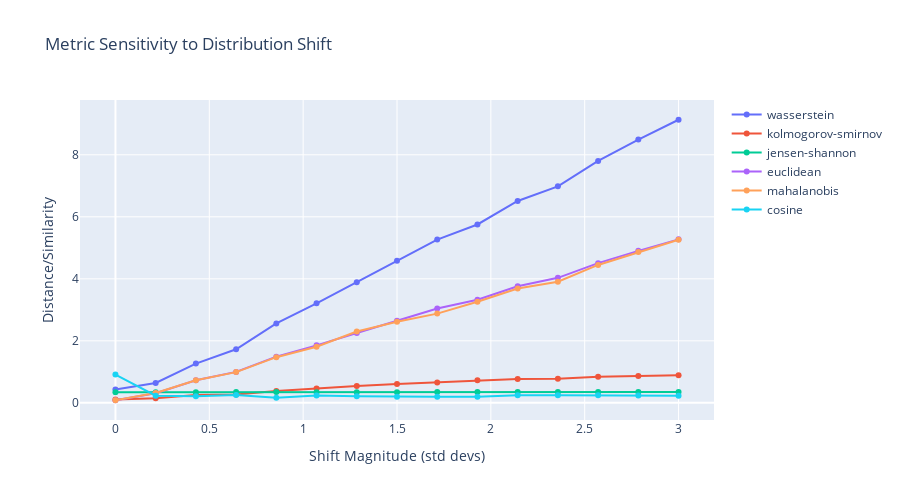

Notebook cell for this chart:
### Markdown cell above
### 2.1 Method Sensitivity Analysis

Test how each metric responds to increasing distribution shift.

### Code cell
# Vary shift magnitude
shifts = np.linspace(0, 3, 15)
p1_base = np.random.randn(200, 3)

sensitivity_results = {metric: [] for metric in metrics}

for shift in shifts:
    p2_shifted = np.random.randn(200, 3) + shift
    for metric in metrics:
        dist = compare_distributions(p1_base, p2_shifted, metric=metric)
        sensitivity_results[metric].append(dist)

# Plot sensitivity curves
fig = go.Figure()
for metric in metrics:
    fig.add_trace(go.Scatter(
        x=shifts, y=sensitivity_results[metric],
        mode='lines+markers', name=metric
    ))

fig.update_layout(
    title="Metric Sensitivity to Distribution Shift",
    xaxis_title="Shift Magnitude (std devs)",
    yaxis_title="Distance/Similarity",
    height=500
)
fig.show()

print("\nKey Observations:")
print("- Wasserstein: Linear response to shift (good for quantifying displacement)")
print("- K-S: Saturates quickly (good for detecting any difference)")
print("- Euclidean: Simple linear response (centroid distance)")
print("- Mahalanobis: Accounts for variance (more stable)")
print("- Cosine: Relatively stable (direction-based)")

### Figure 1 — Plotly figure (JSON) as saved in the notebook; plotly's stock layout.template omitted (floating-point values rounded to 4 significant figures)
{"data": [{"mode": "lines+markers", "name": "wasserstein", "type": "scatter", "x": [0.0, 0.2143, 0.4286, 0.6429, 0.8571, 1.071, 1.286, 1.5, 1.714, 1.929, 2.143, 2.357, 2.571, 2.786, 3.0], "y": [0.4312, 0.6395, 1.267, 1.729, 2.561, 3.211, 3.893, 4.579, 5.266, 5.753, 6.511, 6.984, 7.803, 8.491, 9.131]}, {"mode": "lines+markers", "name": "kolmogorov-smirnov", "type": "scatter", "x": [0.0, 0.2143, 0.4286, 0.6429, 0.8571, 1.071, 1.286, 1.5, 1.714, 1.929, 2.143, 2.357, 2.571, 2.786, 3.0], "y": [0.105, 0.15, 0.255, 0.265, 0.38, 0.465, 0.545, 0.605, 0.655, 0.725, 0.77, 0.78, 0.84, 0.865, 0.89]}, {"mode": "lines+markers", "name": "jensen-shannon", "type": "scatter", "x": [0.0, 0.2143, 0.4286, 0.6429, 0.8571, 1.071, 1.286, 1.5, 1.714, 1.929, 2.143, 2.357, 2.571, 2.786, 3.0], "y": [0.3431, 0.3431, 0.3448, 0.3466, 0.3466, 0.3396, 0.3448, 0.3448, 0.3466, 0.3466, 0.3466, 0.3466, 0.3466, 0.3466, 0.3466]}, {"mode": "lines+markers", "name": "euclidean", "type": "scatter", "x": [0.0, 0.2143, 0.4286, 0.6429, 0.8571, 1.071, 1.286, 1.5, 1.714, 1.929, 2.143, 2.357, 2.571, 2.786, 3.0], "y": [0.08387, 0.3077, 0.7259, 0.9976, 1.49, 1.854, 2.253, 2.65, 3.045, 3.327, 3.759, 4.032, 4.506, 4.903, 5.273]}, {"mode": "lines+markers", "name": "mahalanobis", "type": "scatter", "x": [0.0, 0.2143, 0.4286, 0.6429, 0.8571, 1.071, 1.286, 1.5, 1.714, 1.929, 2.143, 2.357, 2.571, 2.786, 3.0], "y": [0.08344, 0.3152, 0.7283, 0.9912, 1.473, 1.809, 2.3, 2.617, 2.878, 3.263, 3.687, 3.907, 4.447, 4.868, 5.262]}, {"mode": "lines+markers", "name": "cosine", "type": "scatter", "x": [0.0, 0.2143, 0.4286, 0.6429, 0.8571, 1.071, 1.286, 1.5, 1.714, 1.929, 2.143, 2.357, 2.571, 2.786, 3.0], "y": [0.9133, 0.2317, 0.2084, 0.2564, 0.1623, 0.2361, 0.209, 0.1964, 0.198, 0.1985, 0.2419, 0.2414, 0.2453, 0.2391, 0.2323]}], "layout": {"height": 500, "title": {"text": "Metric Sensitivity to Distribution Shift"}, "xaxis": {"title": {"text": "Shift Magnitude (std devs)"}}, "yaxis": {"title": {"text": "Distance/Similarity"}}}}
